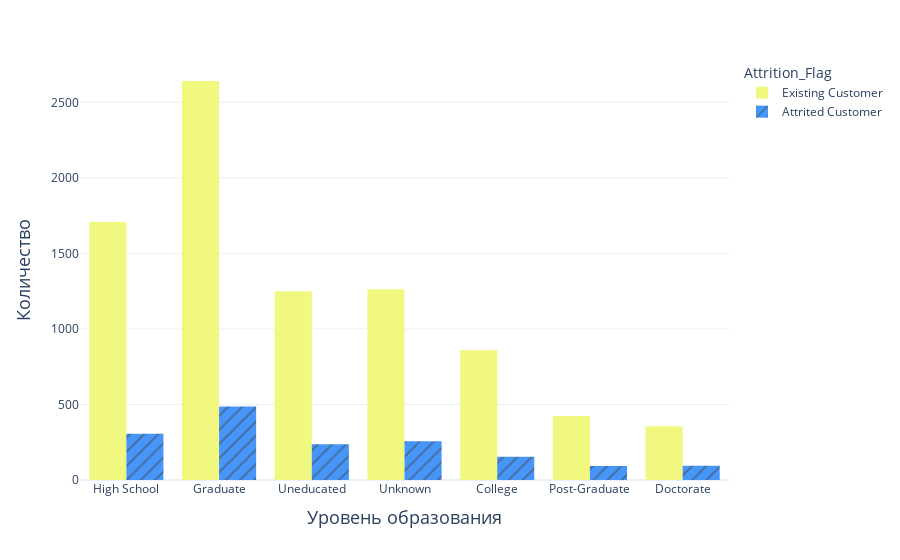

This figure's notebook cell:
### Code cell
fig = px.histogram(df, x="Education_Level", color="Attrition_Flag", pattern_shape="Attrition_Flag",
                   template='plotly_white', barmode='group', color_discrete_sequence={
                0: "#f0f87f",
                1: "#4696f9"})

fig.update_layout(bargap=0.2)


fig.update_xaxes(title_text='Уровень образования', title_font=dict(size=18))

fig.update_yaxes(title_text='Количество', title_font=dict(size=18))

fig.show()

### Figure 1 — Plotly figure (JSON) as saved in the notebook; plotly's stock layout.template omitted (floating-point values rounded to 4 significant figures; data arrays with more than 128 entries replaced by an {"elided": "..."} marker saying what was removed)
{"data": [{"alignmentgroup": "True", "bingroup": "x", "hovertemplate": "Attrition_Flag=Existing Customer<br>Education_Level=%{x}<br>count=%{y}<extra></extra>", "legendgroup": "Existing Customer", "marker": {"color": "#f0f87f", "pattern": {"shape": ""}}, "name": "Existing Customer", "offsetgroup": "Existing Customer", "orientation": "v", "showlegend": true, "type": "histogram", "x": {"elided": "8500 str values"}, "xaxis": "x", "yaxis": "y"}, {"alignmentgroup": "True", "bingroup": "x", "hovertemplate": "Attrition_Flag=Attrited Customer<br>Education_Level=%{x}<br>count=%{y}<extra></extra>", "legendgroup": "Attrited Customer", "marker": {"color": "#4696f9", "pattern": {"shape": "/"}}, "name": "Attrited Customer", "offsetgroup": "Attrited Customer", "orientation": "v", "showlegend": true, "type": "histogram", "x": {"elided": "1627 str values"}, "xaxis": "x", "yaxis": "y"}], "layout": {"bargap": 0.2, "barmode": "group", "legend": {"title": {"text": "Attrition_Flag"}, "tracegroupgap": 0}, "margin": {"t": 60}, "xaxis": {"anchor": "y", "domain": [0, 1], "title": {"font": {"size": 18}, "text": "Уровень образования"}}, "yaxis": {"anchor": "x", "domain": [0, 1], "title": {"font": {"size": 18}, "text": "Количество"}}}}
